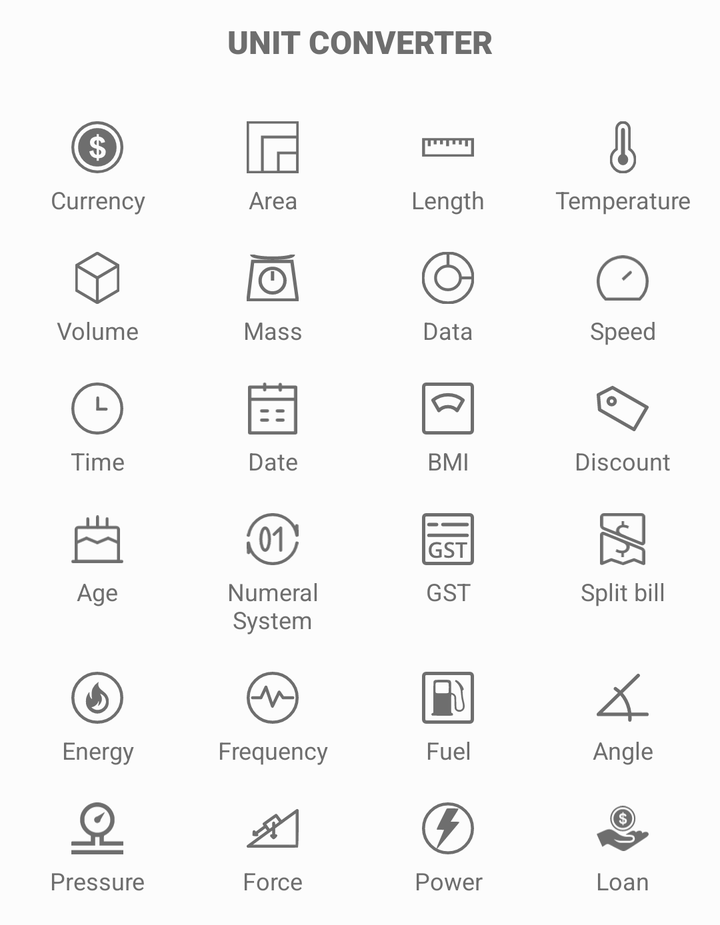
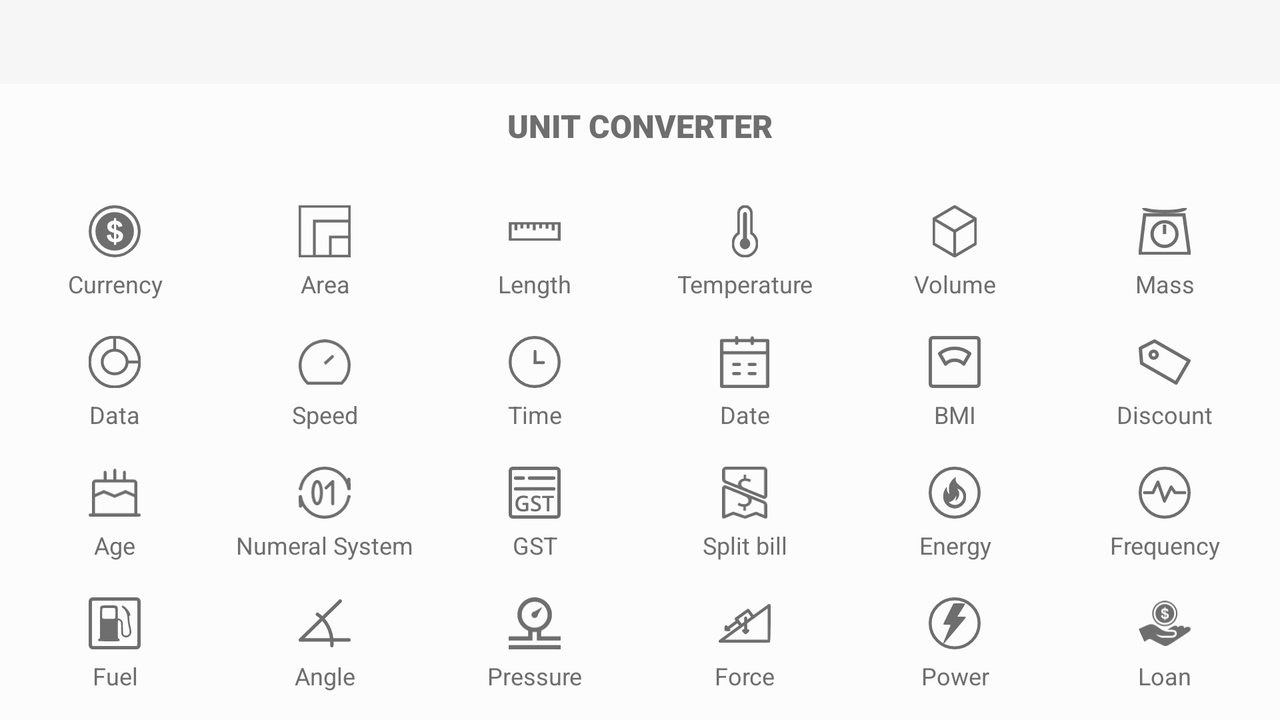

Two renders of one Android screen. The first uses the default layout on a phone; the second uses the alternative layout the repository ships for a different screen configuration, on a matching device. The two XML files are below.
<!-- AndroidManifest.xml: application theme AppTheme -->
<!-- res/layout/meter_menu.xml -->
<?xml version="1.0" encoding="utf-8" ?>
<RelativeLayout xmlns:android="http://schemas.android.com/apk/res/android" android:gravity="bottom" android:layout_gravity="bottom" android:orientation="vertical" android:layout_width="fill_parent" android:layout_height="wrap_content">
	<LinearLayout android:layout_gravity="bottom" android:orientation="vertical" android:background="@color/buttonsBackgroundColor" android:padding="5.0dip" android:layout_width="fill_parent" android:layout_height="wrap_content">
		<TextView android:textSize="16.0sp" android:textColor="@color/buttonTextColor" android:gravity="center" android:paddingTop="5.0dip" android:paddingBottom="20.0dip" android:layout_width="fill_parent" android:layout_height="wrap_content" android:text="@string/unit_converter" android:textAllCaps="true" android:fontFamily="sans-serif-black" />
		<ScrollView android:layout_width="fill_parent" android:layout_height="wrap_content">
			<LinearLayout android:gravity="center" android:orientation="vertical" android:id="@id/unitContainer" android:layout_width="fill_parent" android:layout_height="wrap_content">
				<LinearLayout android:orientation="horizontal" android:layout_width="fill_parent" android:layout_height="wrap_content">
					<LinearLayout android:id="@id/Currency" android:background="@drawable/button_selector" style="@style/meter_menu_item">
						<ImageView android:id="@id/CurrencyImage" android:src="@drawable/ic_currency" style="@style/meter_menu_imageView" />
						<TextView android:id="@id/CurrencyText" android:text="@string/currency" style="@style/meter_menu_textView" />
					</LinearLayout>
					<LinearLayout android:id="@id/Area" android:background="@drawable/button_selector" style="@style/meter_menu_item">
						<ImageView android:id="@id/AreaImage" android:src="@drawable/ic_area" style="@style/meter_menu_imageView" />
						<TextView android:id="@id/AreaText" android:text="@string/area" style="@style/meter_menu_textView" />
					</LinearLayout>
					<LinearLayout android:id="@id/Length" android:background="@drawable/button_selector" style="@style/meter_menu_item">
						<ImageView android:id="@id/LengthImage" android:src="@drawable/ic_length" style="@style/meter_menu_imageView" />
						<TextView android:id="@id/LengthText" android:text="@string/length" style="@style/meter_menu_textView" />
					</LinearLayout>
					<LinearLayout android:id="@id/Temperature" android:background="@drawable/button_selector" style="@style/meter_menu_item">
						<ImageView android:id="@id/TemperatureImage" android:src="@drawable/ic_temperature" style="@style/meter_menu_imageView" />
						<TextView android:id="@id/TemperatureText" android:text="@string/temperature" style="@style/meter_menu_textView" />
					</LinearLayout>
				</LinearLayout>
				<LinearLayout android:orientation="horizontal" android:layout_width="fill_parent" android:layout_height="wrap_content" android:baselineAligned="false">
					<LinearLayout android:id="@id/Volume" android:background="@drawable/button_selector" style="@style/meter_menu_item">
						<ImageView android:id="@id/VolumeImage" android:src="@drawable/ic_volume" style="@style/meter_menu_imageView" />
						<TextView android:id="@id/VolumeText" android:text="@string/volume" style="@style/meter_menu_textView" />
					</LinearLayout>
					<LinearLayout android:id="@id/Mass" android:background="@drawable/button_selector" style="@style/meter_menu_item">
						<ImageView android:id="@id/MassImage" android:src="@drawable/ic_mass" style="@style/meter_menu_imageView" />
						<TextView android:id="@id/MassText" android:text="@string/mass" style="@style/meter_menu_textView" />
					</LinearLayout>
					<LinearLayout android:id="@id/Data" android:background="@drawable/button_selector" style="@style/meter_menu_item">
						<ImageView android:id="@id/DataImage" android:src="@drawable/ic_data" style="@style/meter_menu_imageView" />
						<TextView android:id="@id/DataText" android:text="@string/data" style="@style/meter_menu_textView" />
					</LinearLayout>
					<LinearLayout android:id="@id/Speed" android:background="@drawable/button_selector" style="@style/meter_menu_item">
						<ImageView android:id="@id/SpeedImage" android:src="@drawable/ic_speed" style="@style/meter_menu_imageView" />
						<TextView android:id="@id/SpeedText" android:text="@string/speed" style="@style/meter_menu_textView" />
					</LinearLayout>
				</LinearLayout>
				<LinearLayout android:orientation="horizontal" android:layout_width="fill_parent" android:layout_height="wrap_content" android:baselineAligned="false">
					<LinearLayout android:id="@id/Time" android:background="@drawable/button_selector" style="@style/meter_menu_item">
						<ImageView android:id="@id/TimeImage" android:src="@drawable/ic_time" style="@style/meter_menu_imageView" />
						<TextView android:id="@id/TimeText" android:text="@string/time" style="@style/meter_menu_textView" />
					</LinearLayout>
					<LinearLayout android:id="@id/Date" android:background="@drawable/button_selector" style="@style/meter_menu_item">
						<ImageView android:id="@id/DateImage" android:src="@drawable/ic_date" style="@style/meter_menu_imageView" />
						<TextView android:id="@id/DateText" android:text="@string/date" style="@style/meter_menu_textView" />
					</LinearLayout>
					<LinearLayout android:id="@id/Bmi" android:background="@drawable/button_selector" style="@style/meter_menu_item">
						<ImageView android:id="@id/BmiImage" android:src="@drawable/ic_bmi" style="@style/meter_menu_imageView" />
						<TextView android:id="@id/BmiText" android:text="@string/bmi" style="@style/meter_menu_textView" />
					</LinearLayout>
					<LinearLayout android:id="@id/Discount" android:background="@drawable/button_selector" style="@style/meter_menu_item">
						<ImageView android:id="@id/DiscountImage" android:src="@drawable/ic_discount" style="@style/meter_menu_imageView" />
						<TextView android:id="@id/DiscountText" android:text="@string/discount" style="@style/meter_menu_textView" />
					</LinearLayout>
				</LinearLayout>
				<LinearLayout android:orientation="horizontal" android:layout_width="fill_parent" android:layout_height="wrap_content" android:baselineAligned="false">
					<LinearLayout android:id="@id/Age" android:background="@drawable/button_selector" style="@style/meter_menu_item">
						<ImageView android:id="@id/AgeImage" android:src="@drawable/ic_age" style="@style/meter_menu_imageView" />
						<TextView android:id="@id/AgeText" android:text="@string/age" style="@style/meter_menu_textView" />
					</LinearLayout>
					<LinearLayout android:id="@id/NumeralSystem" android:background="@drawable/button_selector" style="@style/meter_menu_item">
						<ImageView android:id="@id/NumeralSystemImage" android:src="@drawable/ic_numeralsystem" style="@style/meter_menu_imageView" />
						<TextView android:id="@id/NumeralSystemText" android:text="@string/numeralsystem" style="@style/meter_menu_textView" />
					</LinearLayout>
					<LinearLayout android:id="@id/GST" android:background="@drawable/button_selector" style="@style/meter_menu_item">
						<ImageView android:id="@id/GSTImage" android:src="@drawable/ic_gst" style="@style/meter_menu_imageView" />
						<TextView android:id="@id/GSTText" android:text="@string/gst" style="@style/meter_menu_textView" />
					</LinearLayout>
					<LinearLayout android:id="@id/SplitBill" android:background="@drawable/button_selector" style="@style/meter_menu_item">
						<ImageView android:id="@id/SplitBillImage" android:src="@drawable/ic_splitbill" style="@style/meter_menu_imageView" />
						<TextView android:id="@id/SplitBillText" android:text="@string/splitbill" style="@style/meter_menu_textView" />
					</LinearLayout>
				</LinearLayout>
				<LinearLayout android:orientation="horizontal" android:layout_width="fill_parent" android:layout_height="wrap_content" android:baselineAligned="false">
					<LinearLayout android:id="@id/Energy" android:background="@drawable/button_selector" style="@style/meter_menu_item">
						<ImageView android:id="@id/EnergyImage" android:src="@drawable/ic_energy" style="@style/meter_menu_imageView" />
						<TextView android:id="@id/EnergyText" android:text="@string/energy" style="@style/meter_menu_textView" />
					</LinearLayout>
					<LinearLayout android:id="@id/Frequency" android:background="@drawable/button_selector" style="@style/meter_menu_item">
						<ImageView android:id="@id/FrequencyImage" android:src="@drawable/ic_frequency" style="@style/meter_menu_imageView" />
						<TextView android:id="@id/FrequencyText" android:text="@string/frequency" style="@style/meter_menu_textView" />
					</LinearLayout>
					<LinearLayout android:id="@id/Fuel" android:background="@drawable/button_selector" style="@style/meter_menu_item">
						<ImageView android:id="@id/FuelImage" android:src="@drawable/ic_fuel" style="@style/meter_menu_imageView" />
						<TextView android:id="@id/FuelText" android:text="@string/fuel" style="@style/meter_menu_textView" />
					</LinearLayout>
					<LinearLayout android:id="@id/Angle" android:background="@drawable/button_selector" style="@style/meter_menu_item">
						<ImageView android:id="@id/AngleImage" android:src="@drawable/ic_angle" style="@style/meter_menu_imageView" />
						<TextView android:id="@id/AngleText" android:text="@string/angle" style="@style/meter_menu_textView" />
					</LinearLayout>
				</LinearLayout>
				<LinearLayout android:orientation="horizontal" android:layout_width="fill_parent" android:layout_height="wrap_content" android:baselineAligned="false">
					<LinearLayout android:id="@id/Pressure" android:background="@drawable/button_selector" style="@style/meter_menu_item">
						<ImageView android:id="@id/PressureImage" android:src="@drawable/ic_pressure" style="@style/meter_menu_imageView" />
						<TextView android:id="@id/PressureText" android:text="@string/pressure" style="@style/meter_menu_textView" />
					</LinearLayout>
					<LinearLayout android:id="@id/Force" android:background="@drawable/button_selector" style="@style/meter_menu_item">
						<ImageView android:id="@id/ForceImage" android:src="@drawable/ic_force" style="@style/meter_menu_imageView" />
						<TextView android:id="@id/ForceText" android:text="@string/force" style="@style/meter_menu_textView" />
					</LinearLayout>
					<LinearLayout android:id="@id/Power" android:background="@drawable/button_selector" style="@style/meter_menu_item">
						<ImageView android:id="@id/PowerImage" android:src="@drawable/ic_power" style="@style/meter_menu_imageView" />
						<TextView android:id="@id/PowerText" android:text="@string/power" style="@style/meter_menu_textView" />
					</LinearLayout>
					<LinearLayout android:id="@id/Loan" android:background="@drawable/button_selector" style="@style/meter_menu_item">
						<ImageView android:id="@id/LoanImage" android:src="@drawable/ic_loan" style="@style/meter_menu_imageView" />
						<TextView android:id="@id/LoanText" android:text="@string/loan" style="@style/meter_menu_textView" />
					</LinearLayout>
				</LinearLayout>
			</LinearLayout>
		</ScrollView>
	</LinearLayout>
</RelativeLayout>
<!-- resources referenced by this layout -->
<resources>
  <color name="buttonTextColor">#ff6e6e6e</color>
  <color name="buttonsBackgroundColor">#fffcfcfc</color>
  <!-- drawable button_selector (drawable) -->
  <?xml version="1.0" encoding="utf-8" ?>
  <ripple xmlns:android="http://schemas.android.com/apk/res/android" android:color="?bg">
  	<item android:id="@android:id/background" android:drawable="@color/buttonsBackgroundColor" />
  </ripple>
  <string name="age">Age</string>
  <string name="angle">Angle</string>
  <string name="area">Area</string>
  <string name="bmi">BMI</string>
  <string name="currency">Currency</string>
  <string name="data">Data</string>
  <string name="date">Date</string>
  <string name="discount">Discount</string>
  <string name="energy">Energy</string>
  <string name="force">Force</string>
  <string name="frequency">Frequency</string>
  <string name="fuel">Fuel</string>
  <string name="gst">GST</string>
  <string name="length">Length</string>
  <string name="loan">Loan</string>
  <string name="mass">Mass</string>
  <string name="numeralsystem">Numeral System</string>
  <string name="power">Power</string>
  <string name="pressure">Pressure</string>
  <string name="speed">Speed</string>
  <string name="splitbill">Split bill</string>
  <string name="temperature">Temperature</string>
  <string name="time">Time</string>
  <string name="unit_converter">Unit converter</string>
  <string name="volume">Volume</string>
  <style name="meter_menu_imageView" parent="@android:style/Widget"><item name="android:layout_gravity">center</item><item name="android:layout_width">@dimen/unit_icons_size</item><item name="android:layout_height">@dimen/unit_icons_size</item></style>
  <style name="meter_menu_item" parent="@android:style/Widget"><item name="android:orientation">vertical</item><item name="android:paddingTop">9.0dip</item><item name="android:paddingBottom">9.0dip</item><item name="android:focusable">true</item><item name="android:clickable">true</item><item name="android:layout_width">fill_parent</item><item name="android:layout_height">wrap_content</item><item name="android:layout_weight">1.0</item><item name="android:onClick">launchUnit</item></style>
  <!-- from res/values-v23/ -->
  <style name="AppTheme" parent="@style/Theme.AppCompat.DayNight.NoActionBar"><item name="android:colorBackground">@color/resultBackgroundColor</item><item name="android:windowLightStatusBar">@bool/lightBar</item><item name="colorAccent">@color/resultBackgroundColor</item><item name="colorPrimary">@color/resultBackgroundColor</item><item name="colorPrimaryDark">@color/resultBackgroundColor</item></style>
  <dimen name="unit_icons_size">26.0dip</dimen>
  <style name="Widget.AppCompat.TextView" parent="@style/Base.Widget.AppCompat.TextView" />
  <dimen name="unit_converter_text_size">12.0sp</dimen>
  <dimen name="unit_icons_text_padding">5.0dip</dimen>
  <style name="Theme.AppCompat.DayNight.NoActionBar" parent="@style/Theme.AppCompat.Light.NoActionBar" />
  <color name="resultBackgroundColor">#fff6f6f6</color>
  <!-- from res/values-v23/ -->
  <style name="Base.Widget.AppCompat.TextView" parent="@android:style/Widget.Material.TextView"><item name="android:breakStrategy">high_quality</item><item name="android:hyphenationFrequency">none</item></style>
  <style name="Theme.AppCompat.Light.NoActionBar" parent="@style/Theme.AppCompat.Light"><item name="windowActionBar">false</item><item name="windowNoTitle">true</item></style>
  <style name="Theme.AppCompat.Light" parent="@style/Base.Theme.AppCompat.Light" />
  <!-- from res/values-v28/ -->
  <style name="Base.Theme.AppCompat.Light" parent="@style/Base.V28.Theme.AppCompat.Light" />
  <!-- from res/values-v28/ -->
  <style name="Base.V28.Theme.AppCompat.Light" parent="@style/Base.V26.Theme.AppCompat.Light"><item name="dialogCornerRadius">@null</item></style>
</resources>
<!-- res/layout-land/meter_menu.xml (the repository's variant of the layout above) -->
<!-- drawn on the phone turned sideways -->
<?xml version="1.0" encoding="utf-8" ?>
<RelativeLayout xmlns:android="http://schemas.android.com/apk/res/android" android:gravity="bottom" android:orientation="vertical" android:fitsSystemWindows="true" android:layout_width="fill_parent" android:layout_height="fill_parent">
	<LinearLayout android:layout_gravity="bottom" android:orientation="vertical" android:background="@color/buttonsBackgroundColor" android:padding="5.0dip" android:layout_width="fill_parent" android:layout_height="wrap_content">
		<TextView android:textSize="16.0sp" android:textColor="@color/buttonTextColor" android:gravity="center" android:paddingTop="5.0dip" android:paddingBottom="20.0dip" android:layout_width="fill_parent" android:layout_height="wrap_content" android:text="@string/unit_converter" android:textAllCaps="true" android:fontFamily="sans-serif-black" />
		<ScrollView android:layout_width="fill_parent" android:layout_height="wrap_content">
			<LinearLayout android:orientation="vertical" android:id="@id/unitContainer" android:layout_width="fill_parent" android:layout_height="wrap_content">
				<LinearLayout android:orientation="horizontal" android:layout_width="fill_parent" android:layout_height="wrap_content">
					<LinearLayout android:id="@id/Currency" android:background="@drawable/button_selector" style="@style/meter_menu_item">
						<ImageView android:id="@id/CurrencyImage" android:src="@drawable/ic_currency" style="@style/meter_menu_imageView" />
						<TextView android:id="@id/CurrencyText" android:text="@string/currency" style="@style/meter_menu_textView" />
					</LinearLayout>
					<LinearLayout android:id="@id/Area" android:background="@drawable/button_selector" style="@style/meter_menu_item">
						<ImageView android:id="@id/AreaImage" android:src="@drawable/ic_area" style="@style/meter_menu_imageView" />
						<TextView android:id="@id/AreaText" android:text="@string/area" style="@style/meter_menu_textView" />
					</LinearLayout>
					<LinearLayout android:id="@id/Length" android:background="@drawable/button_selector" style="@style/meter_menu_item">
						<ImageView android:id="@id/LengthImage" android:src="@drawable/ic_length" style="@style/meter_menu_imageView" />
						<TextView android:id="@id/LengthText" android:text="@string/length" style="@style/meter_menu_textView" />
					</LinearLayout>
					<LinearLayout android:id="@id/Temperature" android:background="@drawable/button_selector" style="@style/meter_menu_item">
						<ImageView android:id="@id/TemperatureImage" android:src="@drawable/ic_temperature" style="@style/meter_menu_imageView" />
						<TextView android:id="@id/TemperatureText" android:text="@string/temperature" style="@style/meter_menu_textView" />
					</LinearLayout>
					<LinearLayout android:id="@id/Volume" android:background="@drawable/button_selector" style="@style/meter_menu_item">
						<ImageView android:id="@id/VolumeImage" android:src="@drawable/ic_volume" style="@style/meter_menu_imageView" />
						<TextView android:id="@id/VolumeText" android:text="@string/volume" style="@style/meter_menu_textView" />
					</LinearLayout>
					<LinearLayout android:id="@id/Mass" android:background="@drawable/button_selector" style="@style/meter_menu_item">
						<ImageView android:id="@id/MassImage" android:src="@drawable/ic_mass" style="@style/meter_menu_imageView" />
						<TextView android:id="@id/MassText" android:text="@string/mass" style="@style/meter_menu_textView" />
					</LinearLayout>
				</LinearLayout>
				<LinearLayout android:orientation="horizontal" android:layout_width="fill_parent" android:layout_height="wrap_content" android:baselineAligned="false">
					<LinearLayout android:id="@id/Data" android:background="@drawable/button_selector" style="@style/meter_menu_item">
						<ImageView android:id="@id/DataImage" android:src="@drawable/ic_data" style="@style/meter_menu_imageView" />
						<TextView android:id="@id/DataText" android:text="@string/data" style="@style/meter_menu_textView" />
					</LinearLayout>
					<LinearLayout android:id="@id/Speed" android:background="@drawable/button_selector" style="@style/meter_menu_item">
						<ImageView android:id="@id/SpeedImage" android:src="@drawable/ic_speed" style="@style/meter_menu_imageView" />
						<TextView android:id="@id/SpeedText" android:text="@string/speed" style="@style/meter_menu_textView" />
					</LinearLayout>
					<LinearLayout android:id="@id/Time" android:background="@drawable/button_selector" style="@style/meter_menu_item">
						<ImageView android:id="@id/TimeImage" android:src="@drawable/ic_time" style="@style/meter_menu_imageView" />
						<TextView android:id="@id/TimeText" android:text="@string/time" style="@style/meter_menu_textView" />
					</LinearLayout>
					<LinearLayout android:id="@id/Date" android:background="@drawable/button_selector" style="@style/meter_menu_item">
						<ImageView android:id="@id/DateImage" android:src="@drawable/ic_date" style="@style/meter_menu_imageView" />
						<TextView android:id="@id/DateText" android:text="@string/date" style="@style/meter_menu_textView" />
					</LinearLayout>
					<LinearLayout android:id="@id/Bmi" android:background="@drawable/button_selector" style="@style/meter_menu_item">
						<ImageView android:id="@id/BmiImage" android:src="@drawable/ic_bmi" style="@style/meter_menu_imageView" />
						<TextView android:id="@id/BmiText" android:text="@string/bmi" style="@style/meter_menu_textView" />
					</LinearLayout>
					<LinearLayout android:id="@id/Discount" android:background="@drawable/button_selector" style="@style/meter_menu_item">
						<ImageView android:id="@id/DiscountImage" android:src="@drawable/ic_discount" style="@style/meter_menu_imageView" />
						<TextView android:id="@id/DiscountText" android:text="@string/discount" style="@style/meter_menu_textView" />
					</LinearLayout>
				</LinearLayout>
				<LinearLayout android:orientation="horizontal" android:layout_width="fill_parent" android:layout_height="wrap_content" android:baselineAligned="false">
					<LinearLayout android:id="@id/Age" android:background="@drawable/button_selector" style="@style/meter_menu_item">
						<ImageView android:id="@id/AgeImage" android:src="@drawable/ic_age" style="@style/meter_menu_imageView" />
						<TextView android:id="@id/AgeText" android:text="@string/age" style="@style/meter_menu_textView" />
					</LinearLayout>
					<LinearLayout android:id="@id/NumeralSystem" android:background="@drawable/button_selector" style="@style/meter_menu_item">
						<ImageView android:id="@id/NumeralSystemImage" android:src="@drawable/ic_numeralsystem" style="@style/meter_menu_imageView" />
						<TextView android:id="@id/NumeralSystemText" android:text="@string/numeralsystem" style="@style/meter_menu_textView" />
					</LinearLayout>
					<LinearLayout android:id="@id/GST" android:background="@drawable/button_selector" style="@style/meter_menu_item">
						<ImageView android:id="@id/GSTImage" android:src="@drawable/ic_gst" style="@style/meter_menu_imageView" />
						<TextView android:id="@id/GSTText" android:text="@string/gst" style="@style/meter_menu_textView" />
					</LinearLayout>
					<LinearLayout android:id="@id/SplitBill" android:background="@drawable/button_selector" style="@style/meter_menu_item">
						<ImageView android:id="@id/SplitBillImage" android:src="@drawable/ic_splitbill" style="@style/meter_menu_imageView" />
						<TextView android:id="@id/SplitBillText" android:text="@string/splitbill" style="@style/meter_menu_textView" />
					</LinearLayout>
					<LinearLayout android:id="@id/Energy" android:background="@drawable/button_selector" style="@style/meter_menu_item">
						<ImageView android:id="@id/EnergyImage" android:src="@drawable/ic_energy" style="@style/meter_menu_imageView" />
						<TextView android:id="@id/EnergyText" android:text="@string/energy" style="@style/meter_menu_textView" />
					</LinearLayout>
					<LinearLayout android:id="@id/Frequency" android:background="@drawable/button_selector" style="@style/meter_menu_item">
						<ImageView android:id="@id/FrequencyImage" android:src="@drawable/ic_frequency" style="@style/meter_menu_imageView" />
						<TextView android:id="@id/FrequencyText" android:text="@string/frequency" style="@style/meter_menu_textView" />
					</LinearLayout>
				</LinearLayout>
				<LinearLayout android:orientation="horizontal" android:layout_width="fill_parent" android:layout_height="wrap_content" android:baselineAligned="false">
					<LinearLayout android:id="@id/Fuel" android:background="@drawable/button_selector" style="@style/meter_menu_item">
						<ImageView android:id="@id/FuelImage" android:src="@drawable/ic_fuel" style="@style/meter_menu_imageView" />
						<TextView android:id="@id/FuelText" android:text="@string/fuel" style="@style/meter_menu_textView" />
					</LinearLayout>
					<LinearLayout android:id="@id/Angle" android:background="@drawable/button_selector" style="@style/meter_menu_item">
						<ImageView android:id="@id/AngleImage" android:src="@drawable/ic_angle" style="@style/meter_menu_imageView" />
						<TextView android:id="@id/AngleText" android:text="@string/angle" style="@style/meter_menu_textView" />
					</LinearLayout>
					<LinearLayout android:id="@id/Pressure" android:background="@drawable/button_selector" style="@style/meter_menu_item">
						<ImageView android:id="@id/PressureImage" android:src="@drawable/ic_pressure" style="@style/meter_menu_imageView" />
						<TextView android:id="@id/PressureText" android:text="@string/pressure" style="@style/meter_menu_textView" />
					</LinearLayout>
					<LinearLayout android:id="@id/Force" android:background="@drawable/button_selector" style="@style/meter_menu_item">
						<ImageView android:id="@id/ForceImage" android:src="@drawable/ic_force" style="@style/meter_menu_imageView" />
						<TextView android:id="@id/ForceText" android:text="@string/force" style="@style/meter_menu_textView" />
					</LinearLayout>
					<LinearLayout android:id="@id/Power" android:background="@drawable/button_selector" style="@style/meter_menu_item">
						<ImageView android:id="@id/PowerImage" android:src="@drawable/ic_power" style="@style/meter_menu_imageView" />
						<TextView android:id="@id/PowerText" android:text="@string/power" style="@style/meter_menu_textView" />
					</LinearLayout>
					<LinearLayout android:id="@id/Loan" android:background="@drawable/button_selector" style="@style/meter_menu_item">
						<ImageView android:id="@id/LoanImage" android:src="@drawable/ic_loan" style="@style/meter_menu_imageView" />
						<TextView android:id="@id/LoanText" android:text="@string/loan" style="@style/meter_menu_textView" />
					</LinearLayout>
				</LinearLayout>
			</LinearLayout>
		</ScrollView>
	</LinearLayout>
</RelativeLayout>
